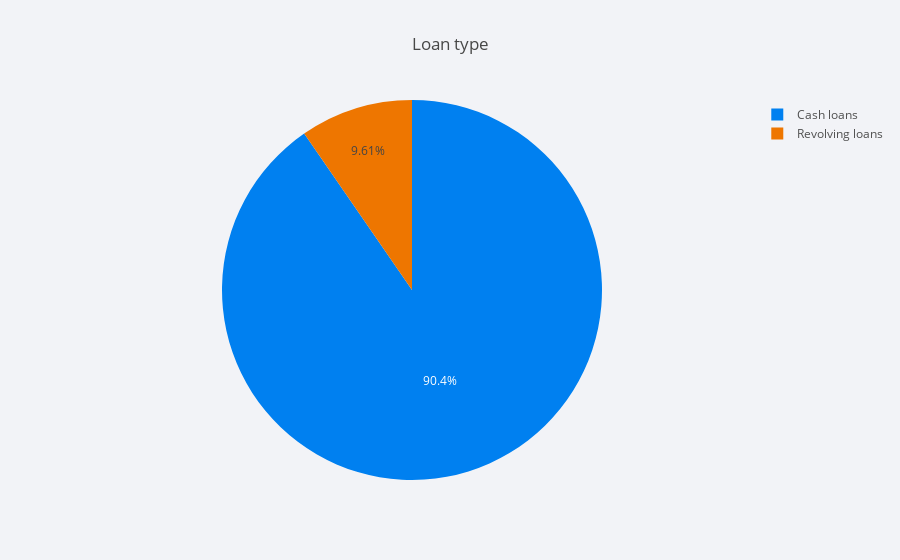

Source (notebook cell):
### Markdown cell above
## LOAN TYPE

### Code cell
cf.set_config_file(theme='polar')
contract_val = X_TRAIN['NAME_CONTRACT_TYPE'].value_counts()
contract_df = pd.DataFrame({'labels': contract_val.index,
                   'values': contract_val.values
                  })
contract_df.iplot(kind='pie',labels='labels',values='values', title='Loan type')

### Figure 1 — Plotly figure (JSON) as saved in the notebook; plotly's stock layout.template omitted (floating-point values rounded to 4 significant figures)
{"data": [{"labels": ["Cash loans", "Revolving loans"], "marker": {"colors": ["rgba(0, 128, 240, 1.0)", "rgba(238, 118, 0, 1.0)"]}, "name": "", "type": "pie", "values": [186240, 19792]}], "layout": {"legend": {"bgcolor": "#F2F3F7", "font": {"color": "#505050"}}, "paper_bgcolor": "#F2F3F7", "plot_bgcolor": "#F2F3F7", "title": {"text": "Loan type", "font": {"color": "#484848"}}}}
